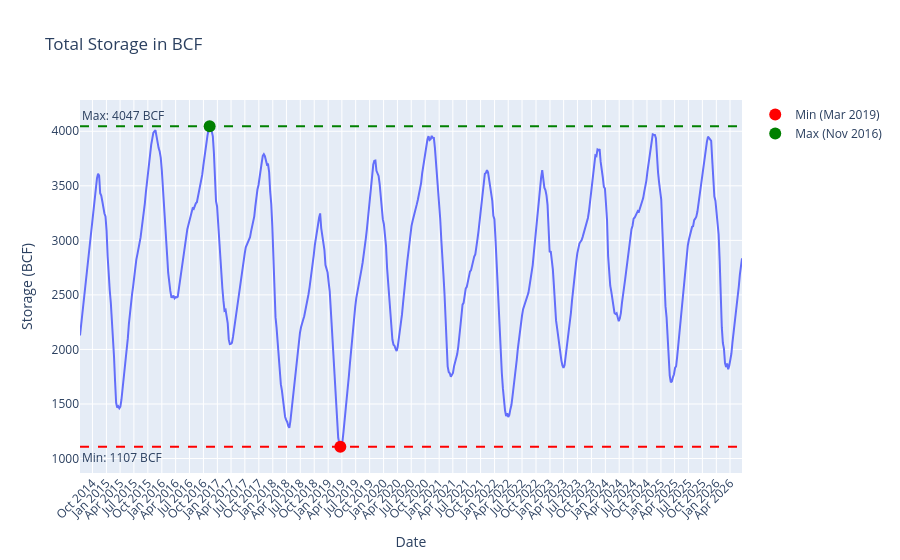

Notebook code cell kept with this figure:
### Code cell
#plot total storage over time

import plotly.express as px

plot_df = storage.sort_values('date')

fig = px.line(
    plot_df,
    x='date',
    y='storage_bcf',
    title='Total Storage in BCF',
    labels={'date': 'Date', 'storage_bcf': 'Storage (BCF)'},
)

minima = plot_df.loc[plot_df['storage_bcf'].idxmin()]
maxima = plot_df.loc[plot_df['storage_bcf'].idxmax()]
min_val = minima['storage_bcf']
max_val = maxima['storage_bcf']

fig.add_hline(
    y=min_val,
    line_dash='dash',
    line_color='red',
    annotation_text=f'Min: {min_val:.0f} BCF',
    annotation_position='bottom left',
)
fig.add_hline(
    y=max_val,
    line_dash='dash',
    line_color='green',
    annotation_text=f'Max: {max_val:.0f} BCF',
    annotation_position='top left',
)

fig.add_scatter(
    x=[minima['date']],
    y=[min_val],
    mode='markers',
    name=f"Min ({minima['date'].strftime('%b %Y')})",
    marker=dict(size=12, color='red', symbol='circle'),
)
fig.add_scatter(
    x=[maxima['date']],
    y=[max_val],
    mode='markers',
    name=f"Max ({maxima['date'].strftime('%b %Y')})",
    marker=dict(size=12, color='green', symbol='circle'),
)

fig.update_xaxes(
    tickformat='%b %Y',
    dtick='M3',
    tickangle=-45,
)

fig.show()

#exhibits seasonal patterns in storage, with highs in winter season which is then used into the spring season, with buildup during summer and autumn seasons

### Figure 1 — Plotly figure (JSON) as saved in the notebook; plotly's stock layout.template omitted (floating-point values rounded to 4 significant figures; data arrays with more than 128 entries replaced by an {"elided": "..."} marker saying what was removed)
{"data": [{"hovertemplate": "Date=%{x}<br>Storage (BCF)=%{y}<extra></extra>", "legendgroup": "", "line": {"color": "#636efa", "dash": "solid"}, "marker": {"symbol": "circle"}, "mode": "lines", "name": "", "orientation": "v", "showlegend": false, "type": "scatter", "x": {"elided": "624 str values"}, "xaxis": "x", "y": {"elided": "624 int values"}, "yaxis": "y"}, {"marker": {"color": "red", "size": 12, "symbol": "circle"}, "mode": "markers", "name": "Min (Mar 2019)", "type": "scatter", "x": ["2019-03-22T00:00:00"], "y": [1107]}, {"marker": {"color": "green", "size": 12, "symbol": "circle"}, "mode": "markers", "name": "Max (Nov 2016)", "type": "scatter", "x": ["2016-11-11T00:00:00"], "y": [4047]}], "layout": {"annotations": [{"showarrow": false, "text": "Min: 1107 BCF", "x": 0, "xanchor": "left", "xref": "x domain", "y": 1107, "yanchor": "top", "yref": "y"}, {"showarrow": false, "text": "Max: 4047 BCF", "x": 0, "xanchor": "left", "xref": "x domain", "y": 4047, "yanchor": "bottom", "yref": "y"}], "legend": {"tracegroupgap": 0}, "shapes": [{"line": {"color": "red", "dash": "dash"}, "type": "line", "x0": 0, "x1": 1, "xref": "x domain", "y0": 1107, "y1": 1107, "yref": "y"}, {"line": {"color": "green", "dash": "dash"}, "type": "line", "x0": 0, "x1": 1, "xref": "x domain", "y0": 4047, "y1": 4047, "yref": "y"}], "title": {"text": "Total Storage in BCF"}, "xaxis": {"anchor": "y", "domain": [0, 1], "dtick": "M3", "tickangle": -45, "tickformat": "%b %Y", "title": {"text": "Date"}}, "yaxis": {"anchor": "x", "domain": [0, 1], "title": {"text": "Storage (BCF)"}}}}
